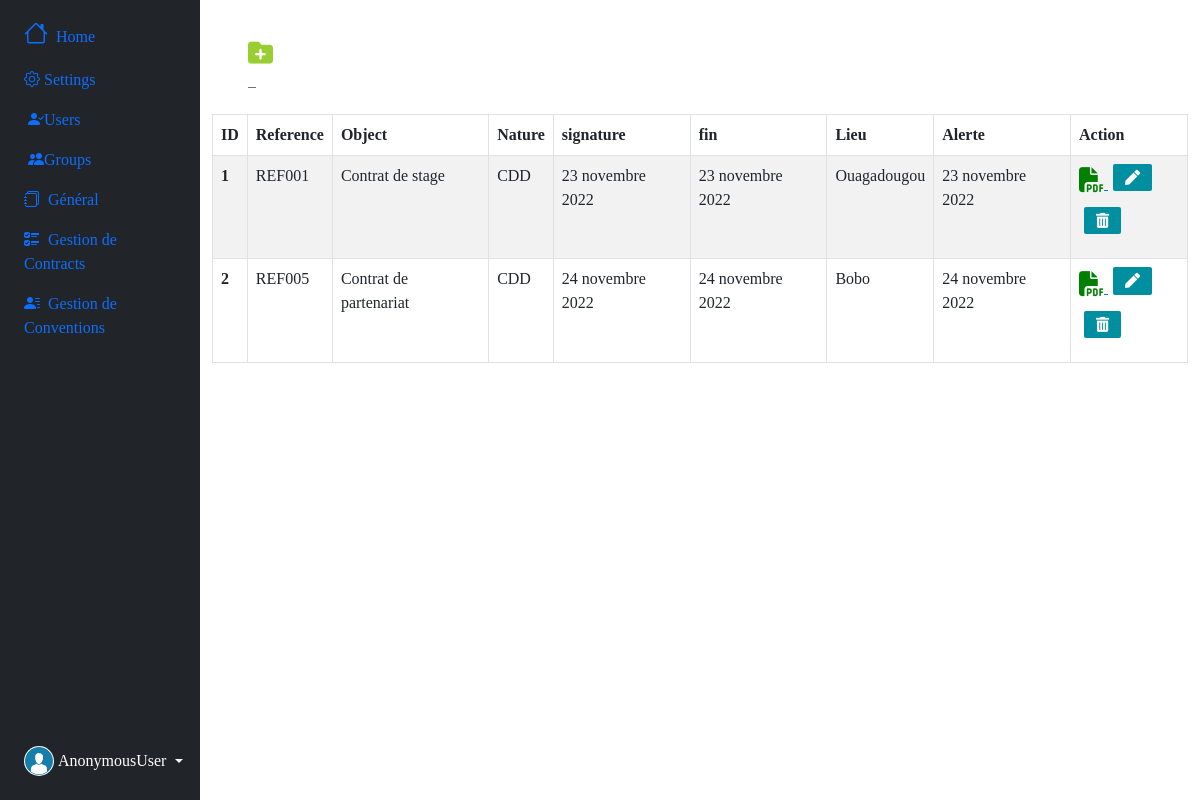
The page /gestioncontrat/contrat on the database as committed earlier.
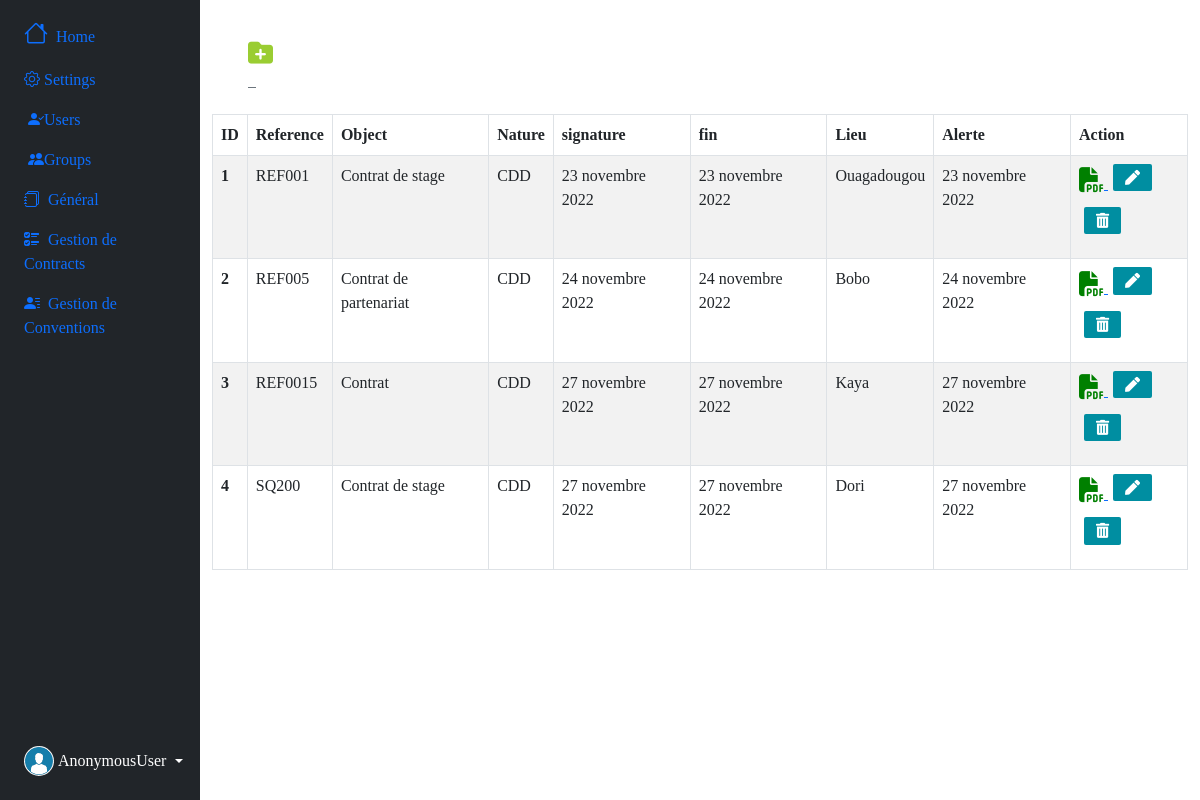
The same page on the database as committed later.
### gestioncontrat/models.py (models this page shows, shortened)
class Travail(models.Model):
    type = models.ForeignKey(Type, on_delete=models.CASCADE, null=True, blank=True)
    partenaire = models.ForeignKey(Partenaire, on_delete=models.CASCADE, null=True, blank=True)
    structure = models.ForeignKey(Structure, on_delete=models.CASCADE, null=True, blank=True)
    reference = models.CharField(max_length=10)
    objet = models.TextField(null=True, blank=True)
    nature = models.CharField(max_length=100, null=True, blank=True)
    matricule = models.CharField(max_length=10, null=True, blank=True)
    nom = models.CharField(max_length=60)
    prenom = models.CharField(max_length=80)
    montant = models.FloatField()
    duree = models.CharField(max_length=10)
    date_signature = models.DateField(null=True, blank=True)
    date_debut = models.DateField()
    date_fin = models.DateField(null=True, blank=True)
    nombre_renouv = models.IntegerField(null=True, blank=True)
    date_renouvel = models.DateField(null=True, blank=True)
    lieu = models.CharField(max_length=100, null=True, blank=True)
    date_alerte = models.DateField()
    file = models.FileField(upload_to='uploads_files/', null=True, blank=True)
    created_at =models.DateField(auto_now_add=True)
    updated_at = models.DateField(auto_now=True)

### gestioncontrat/views.py (the view)
# urls.py: path('gestioncontrat/contrat', views.contrat, name="contrat"),
def contrat(request):
    contrats = Travail.objects.all()
    context = {"contrats":contrats}
    return render(request, 'gestioncontrat/contrat.html', context)

### gestioncontrat/templates/gestioncontrat/contrat.html (shortened to what this page needs)
{% extends 'index.html' %}
{% load bootstrap_icons %}
{% block btn %}
					<a href="{% url 'add_contrat' %}" class="btn-outline-secondary" style="width: 50px; height: 50px; margin-right: 30px;" title="Add contrat">
						<i style="color: yellowgreen; font-size: 25px; " class="fa-sharp fa-solid fa-folder-plus"></i> &nbsp;&nbsp;
					</a>
{% endblock btn %}
{% block main%}
{% if contrats %}
<table table id="example" class="table table-striped table-bordered" style="width:100%">
  <thead>
    <tr>
      <th scope="col">ID</th>
      <th scope="col">Reference</th>
      <th scope="col">Object</th>
      <th scope="col">Nature</th>
      <th scope="col">signature</th>
      <th scope="col">fin</th>
      <th scope="col">Lieu</th>
      <th scope="col">Alerte</th>
      <th scope="col"  style="width: 12%;">Action</th>
    </tr>
  </thead>
  <tbody>
    {% for contrat in contrats %}
    <tr>
      <th scope="row">{{contrat.id}}</th>
      <td>{{contrat.reference}}</td>
      <td>{{contrat.objet}}</td>
      <td>{{contrat.nature}}</td>
      <td>{{contrat.date_signature}}</td>
      <td>{{contrat.date_fin}}</td>
      <td>{{contrat.lieu}}</td>
      <td>{{contrat.date_alerte}}</td>
      <td>
        <a href ="{{contrat.file.url}}" title="Lire le fichier">
            <i style="font-size: 25px; color: green" class="fa-solid fa-file-pdf"></i>
        </a>
        <a href="{% url 'edit_contrat' contrat.id %}" class="btn btn-success text-center" title="Edit Contrat">
            <i style="font-size: 15px;" class="fas fa-pen"></i>
        </a>
        <a class="btn btn-secondary text-center" title="Delete Contrat" data-bs-toggle="modal" data-bs-target="#deleteModal{{contrat.id}}">
            <i style="font-size: 15px;" class="fas fa-trash-alt"></i>
        </a>
      </td>
    </tr>
    {% endfor %}
  </tbody>
</table>
{% else %}
 	<h4>pas de données</h4>
 {% endif %}
  {% endblock main%}

### templates/index.html (shortened to what this page needs)
{% load static %}
{% load bootstrap_icons %}
<!DOCTYPE html>
<html>
<head>
    	<link href="https://cdn.jsdelivr.net/npm/bootstrap@5.0.2/dist/css/bootstrap.min.css" rel="stylesheet">
		<link rel="stylesheet" href="https://cdn.jsdelivr.net/npm/bootstrap-icons@1.9.1/font/bootstrap-icons.css">
   		<link href="https://cdn.jsdelivr.net/npm/bootstrap@5.0.2/dist/css/bootstrap.min.css" rel="stylesheet">
    	<link rel="stylesheet" href="https://cdnjs.cloudflare.com/ajax/libs/font-awesome/6.1.1/css/all.min.css">
    	<link rel="stylesheet" href="https://cdnjs.cloudflare.com/ajax/libs/font-awesome/5.15.4/css/all.min.css" />
    	<link rel="stylesheet" href={% static "css/index.css" %}>
		<link rel="stylesheet" type="text/css" href="https://cdn.datatables.net/v/bs5/jq-3.6.0/jszip-2.5.0/dt-1.12.1/b-2.2.3/b-html5-2.2.3/b-print-2.2.3/datatables.min.css"/>
</head>
<body>
		<div class="container-fluid">
			<div class="row flex-nowrap">
				<div class="col-auto col-md-3 col-xl-2 px-sm-2 px-0 bg-dark">
					<div class="d-flex flex-column align-items-center align-items-sm-start px-3 pt-2 text-white min-vh-100">
						<ul class="nav nav-pills flex-column mb-sm-auto mb-0 align-items-center align-items-sm-start" id="menu">
							<li class="nav-item">
								<a href="{% url 'home' %}" class="nav-link align-middle px-0">
									<i class="fs-4 bi-house"></i> <span class="ms-1 d-none d-sm-inline">Home</span>
								</a>
							</li>
							<li>
								<a href="#submenu1" data-bs-toggle="collapse" class="nav-link px-0 align-middle">
									<i class="bi bi-gear"></i><span class="ms-1 d-none d-sm-inline">Settings</span> </a>
								<ul class="collapse show nav flex-column ms-1" id="submenu1" data-bs-parent="#menu">
									<li class="w-100">
										<a href="{% url 'users' %}" class="nav-link px-0"> <i class="bi bi-person-check-fill"></i><span class="d-none d-sm-inline">Users</span></a>
									</li>
									<li>
										<a href="#" class="nav-link px-0"> <i class="bi bi-people-fill"></i><span class="d-none d-sm-inline">Groups</span></a>
									</li>
								</ul>
							</li>
							<li>
								<a href="#submenu4" data-bs-toggle="collapse" class="nav-link px-0 align-middle">
									<i class="bi bi-journals"></i> <span class="ms-1 d-none d-sm-inline">Général</span> </a>
							</li>
							<li>
								<a href="#submenu2" data-bs-toggle="collapse" class="nav-link px-0 align-middle ">
									<i class="bi bi-ui-checks"></i> <span class="ms-1 d-none d-sm-inline">Gestion de Contracts</span></a>
							</li>
							<li>
								<a href="#submenu3" data-bs-toggle="collapse" class="nav-link px-0 align-middle">
									<i class="bi bi-person-lines-fill"></i> <span class="ms-1 d-none d-sm-inline">Gestion de Conventions</span> </a>
							</li>
						</ul>
						<div class="dropdown pb-4">
							<a href="#" class="d-flex align-items-center text-white text-decoration-none dropdown-toggle" id="dropdownUser1" data-bs-toggle="dropdown" aria-expanded="false">
								{% if request.user.photo.url %}
								<img src="{{request.user.photo.url}}" alt="hugenerd" width="30" height="30" class="rounded-circle">
								{% else %}
								<img src="{% static 'images/users_img/users.png' %}" alt="hugenerd" width="30" height="30" class="rounded-circle">
								{% endif %}
								<span class="d-none d-sm-inline mx-1">{{request.user}}</span>
							</a>
						</div>
					</div>
				</div>
				<div class="col py-3">
					<div class="row m-sm-4">
						{% block btn %}{% endblock btn %}
					</div>
					{% block main %}
					{% endblock main %}
				</div>
			</div>
		</div>
</body>
</html>

### gestioncontrat/templates/gestioncontrat/delete.html (shortened to what this page needs)
{% extends 'gestioncontrat/baseModal.html' %}

### contrat/static/css/index.css (style rules this page uses)
* { padding: 0; margin: 0; box-sizing: border-box; list-style-type: none; text-decoration: none; font-family: "verdana"; }
.btn { background-color: #008ea1; border-radius: 2px; color: #fff; font-size: .3rem; border: none; cursor: pointer; margin-bottom: 1rem; margin-left: 5px; }
#menu:checked~.sidebar .sidebar-brand, h2 span:last-child, #menu:checked~.sidebar .sidebar-brand, li a span:last-child { display: none; }

Rows that differ between the two databases and show on the page:
added Travail: id "3", reference "REF0015", objet "Contrat", nature "CDD", date_signature "27 novembre 2022", date_fin "27 novembre 2022", lieu "Kaya", date_alerte "27 novembre 2022"
added Travail: id "4", reference "SQ200", objet "Contrat de stage", nature "CDD", date_signature "27 novembre 2022", date_fin "27 novembre 2022", lieu "Dori", date_alerte "27 novembre 2022"
